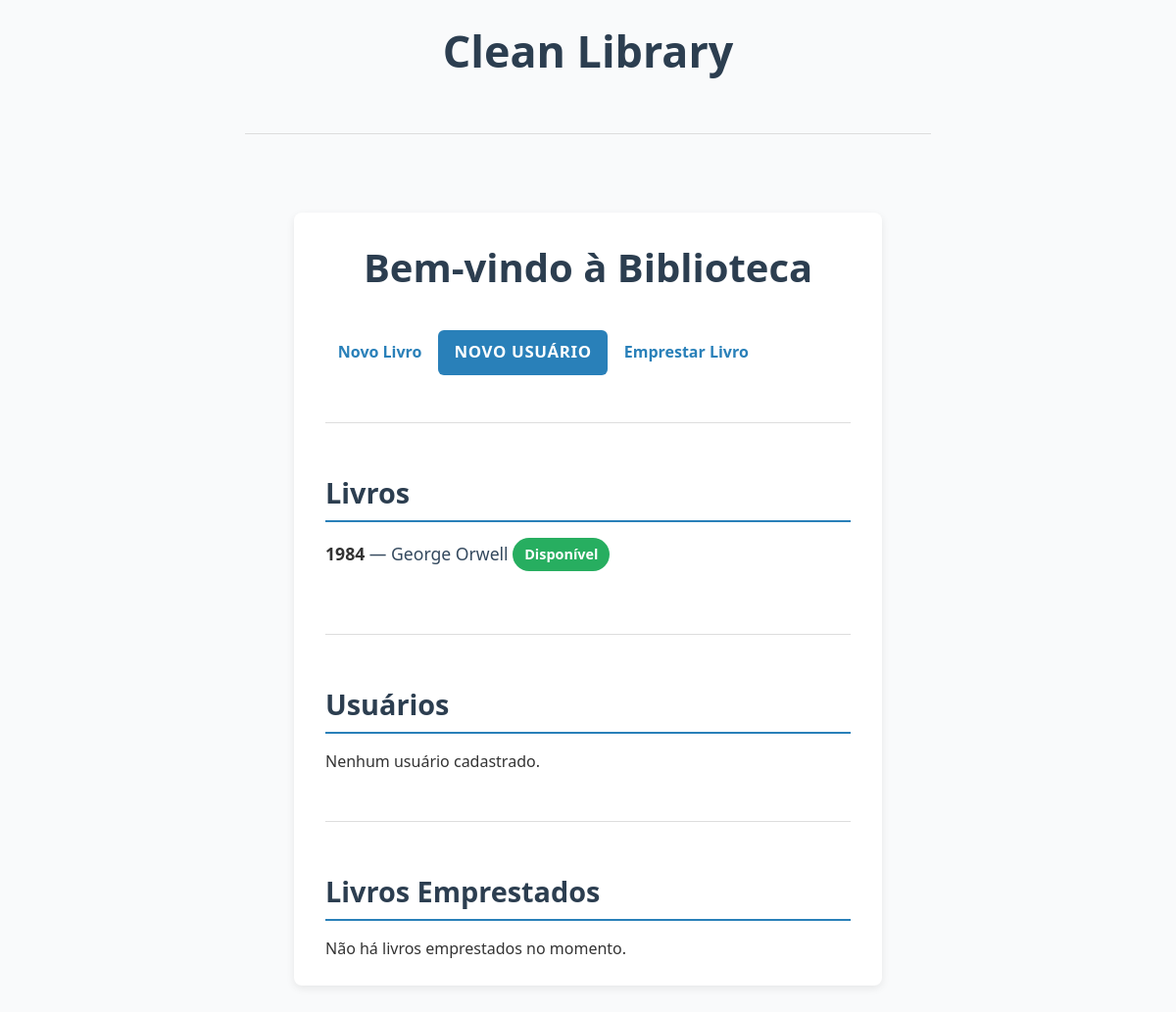
The page /books/ on the database its author committed.
### tables this page shows
CREATE TABLE books (
    id INTEGER PRIMARY KEY AUTOINCREMENT,
    title TEXT NOT NULL,
    author TEXT NOT NULL,
    available BOOLEAN NOT NULL DEFAULT 1
);

### app/routes/book_routes.py (the view)
@book_bp.route("/", methods=["GET"])
def home():
    books = list_books(book_repo)
    return render_template("index.html", books=books)

### infra/db/database.py (called while the page is built)
def get_db_connection():
    conn = sqlite3.connect(DB_PATH)
    conn.row_factory = sqlite3.Row
    return conn

### infra/repositories/book_repository_sqlite.py (called while the page is built)
    def list_all(self) -> List[Book]:
        conn = get_db_connection()
        rows = conn.execute("SELECT * FROM books").fetchall()
        conn.close()
        return [Book(id=row["id"], title=row["title"], author=row["author"], available=bool(row["available"])) for row in rows]

### use_cases/list_books.py (called while the page is built)
def list_books(repo: BookRepository) -> List[Book]:
    return repo.list_all()

### app/templates/index.html (shortened to what this page needs)
{% extends 'base.html' %}
{% block content %}
<h1>Bem-vindo à Biblioteca</h1>
<div class="btn-group" role="group">
    <a href="{{ url_for('books.create') }}" class="btn btn-success">Novo Livro</a>
    <a href="{{ url_for('users.create') }}" class="btn btn-primary">Novo Usuário</a>
    <a href="{{ url_for('users.home') }}" class="btn btn-info">Emprestar Livro</a>
</div>
<hr>
<h2>Livros</h2>
{% if books %}
    <ul>
        {% for book in books %}
            <li>
                <a href="{{ url_for('books.edit', book_id=book['id']) }}">
                    <strong>{{ book['title'] }}</strong>
                </a> — {{ book['author'] }}
                <span class="badge {% if book['available'] %}badge-success{% else %}badge-danger{% endif %}">
                    {% if book['available'] %}Disponível{% else %}Emprestado{% endif %}
                </span>
            </li>
        {% endfor %}
    </ul>
{% else %}
    <p>Nenhum livro cadastrado.</p>
{% endif %}
<hr>
<h2>Usuários</h2>
{% if users %}
    <ul>
        {% for user in users %}
            <li>
                <a href="{{ url_for('users.edit', user_id=user.id) }}">
                    <strong>{{ user['name'] }}</strong>
                </a>
                <a href="{{ url_for('users.user', user_id=user.id) }}" class="btn btn-info btn-sm">Ver empréstimos</a>
            </li>
        {% endfor %}
    </ul>
{% else %}
    <p>Nenhum usuário cadastrado.</p>
{% endif %}
<hr>
<h2>Livros Emprestados</h2>
{% if loans %}
    <ul>
        {% for loan in loans %}
            <li>
                <strong>{{ loan['title'] }}</strong> — {{ loan['author'] }} (Emprestado por: {{ loan['user_name'] }})
                <a href="{{ url_for('users.return_book_route', user_id=loan['user_id'], book_id=loan['book_id']) }}" class="btn btn-danger btn-sm">Devolver</a>
            </li>
        {% endfor %}
    </ul>
{% else %}
    <p>Não há livros emprestados no momento.</p>
{% endif %}
{% endblock %}

### app/static/css/style.css (style rules this page uses)
* { box-sizing: border-box; margin: 0; padding: 0; font-family: 'Segoe UI', Tahoma, Geneva, Verdana, sans-serif; color: #333; }
body { background: #f9fafb; line-height: 1.6; padding: 1rem; min-height: 100vh; display: flex; flex-direction: column; align-items: center; }
h2 { font-size: 1.8rem; color: #34495e; margin-bottom: 1rem; border-bottom: 2px solid #2980b9; padding-bottom: 0.3rem; }
hr { border: none; height: 1px; background: #ddd; width: 100%; max-width: 700px; margin: 3rem 0; }
.badge { display: inline-block; padding: 0.35rem 0.75rem; border-radius: 20px; font-weight: 700; font-size: 0.9rem; color: white; user-select: none; }
.badge-success { background-color: #27ae60; }
.btn-primary { background: #2980b9; color: white; padding: 0.65rem 1rem; border: none; border-radius: 6px; font-weight: 700; font-size: 1.05rem; cursor: pointer; text-transform: uppercase; letter-spacing: 0.04em; transition: background-color 0.3s ease; }
a.btn { display: inline-block; margin-top: 1rem; color: #2980b9; text-decoration: none; font-weight: 600; padding: 0.4rem 0.8rem; border-radius: 5px; transition: background-color 0.3s ease, color 0.3s ease; }
h1, h2 { color: #2c3e50; margin-bottom: 1rem; font-weight: 900; }
h1 { font-size: 2.5rem; text-align: center; }
h2 { font-size: 1.8rem; border-bottom: 2px solid #2980b9; padding-bottom: 0.3rem; }
ul { list-style-type: none; padding-left: 0; }
li { margin-bottom: 1rem; font-size: 1.1rem; color: #34495e; }
a { color: #2980b9; text-decoration: none; font-weight: 600; transition: color 0.3s ease, background-color 0.3s ease; }
button, .btn-primary { background: #2980b9; color: #fff; border: none; padding: 0.6rem 1rem; border-radius: 6px; font-weight: 700; text-transform: uppercase; letter-spacing: 0.04em; cursor: pointer; transition: background-color 0.3s ease; font-size: 1.05rem; }
.badge { display: inline-block; padding: 0.35rem 0.75rem; border-radius: 20px; font-weight: 700; font-size: 0.9rem; color: white; user-select: none; cursor: pointer; transition: background-color 0.3s ease; }
a.btn.btn-primary { background-color: #2980b9; color: white; padding: 0.6rem 1rem; border-radius: 6px; font-weight: 700; text-transform: uppercase; letter-spacing: 0.04em; transition: background-color 0.3s ease, color 0.3s ease; display: inline-block; text-align: center; }
ul { list-style: none; padding: 0; margin: 0; margin: 0; }
li { display: inline-block; margin-right: 16px; }

### rows shown on the page
books: title "1984", author "George Orwell", available "Disponível"
